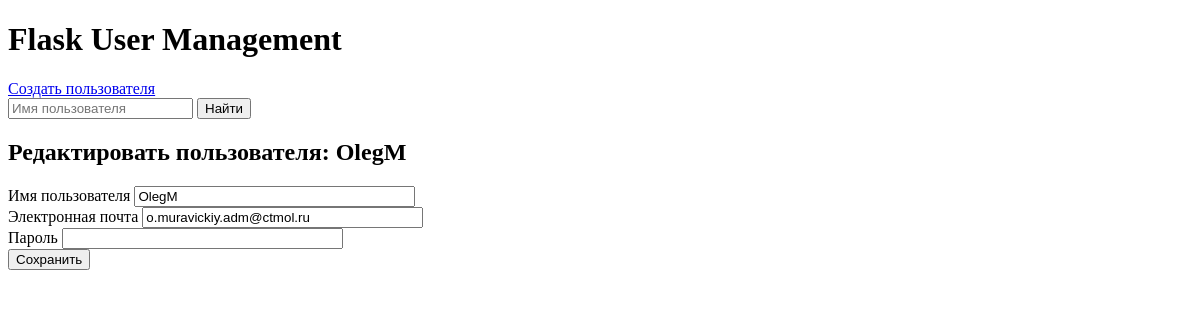
The app's page /edit/1, older data.
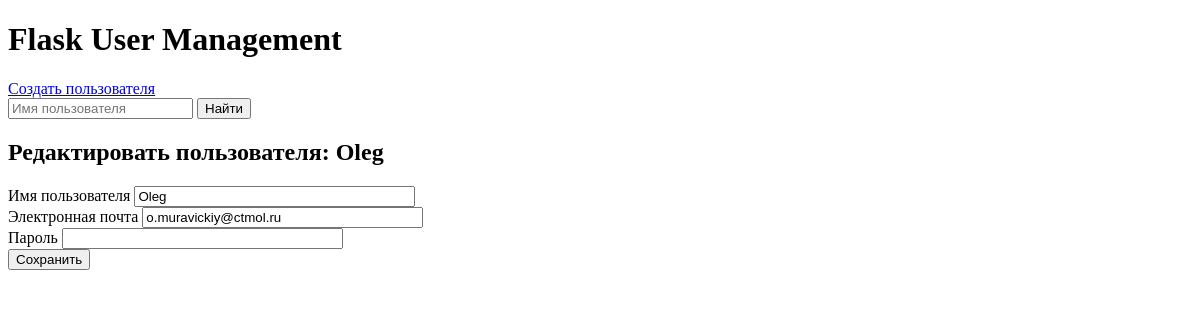
The same page, newer data.
### app/models.py (models this page shows, shortened)
class User(db.Model):
    id = db.Column(db.Integer, primary_key=True)
    username = db.Column(db.String(100), nullable=False, unique=True)
    email = db.Column(db.String(100), nullable=False, unique=True)
    password = db.Column(db.String(100), nullable=False)

### app/routes.py (the view, shortened to what this page needs)
@app.route('/edit/<int:user_id>', methods=['GET', 'POST'], endpoint="edit")
def edit(user_id):
    user = User.query.get_or_404(user_id)
    form = UserForm(obj=user)
    return render_template('edit.html', form=form, user=user)

### app/forms.py
class UserForm(FlaskForm):
    username = StringField('Имя пользователя', validators=[DataRequired(), Length(min=2, max=100)])
    email = StringField('Электронная почта', validators=[DataRequired(), Email()])
    password = PasswordField('Пароль', validators=[DataRequired(), Length(min=6, max=100)])
    submit = SubmitField('Сохранить')

### app/templates/edit.html (shortened to what this page needs)
{% extends 'base.html' %}
{% block content %}
    <h2>Редактировать пользователя: {{ user.username }}</h2>
    <form method="POST">
        {{ form.username.label }} {{ form.username(size=32) }}<br>
        {{ form.email.label }} {{ form.email(size=32) }}<br>
        {{ form.password.label }} {{ form.password(size=32) }}<br>
        {{ form.submit() }}
    </form>
{% endblock %}

### app/templates/base.html (shortened to what this page needs)
<!DOCTYPE html>
<html lang="en">
<head>
</head>
<body>
    <h1>Flask User Management</h1>
    <a href="{{ url_for('create') }}">Создать пользователя</a>
    <form action="{{ url_for('search') }}" method="GET">
        <input type="text" name="username" placeholder="Имя пользователя" required>
        <button type="submit">Найти</button>
    </form>
    {% block content %}{% endblock %}
</body>
</html>

Row changes from the older to the newer data that the page shows:
changed User: username "OlegM" → "Oleg"; email "o.muravickiy.adm@ctmol.ru" → "o.muravickiy@ctmol.ru"
